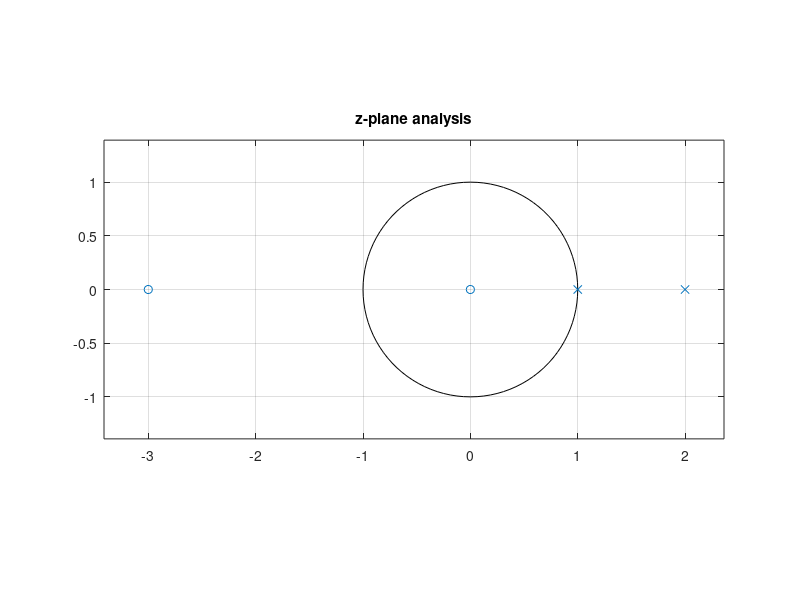
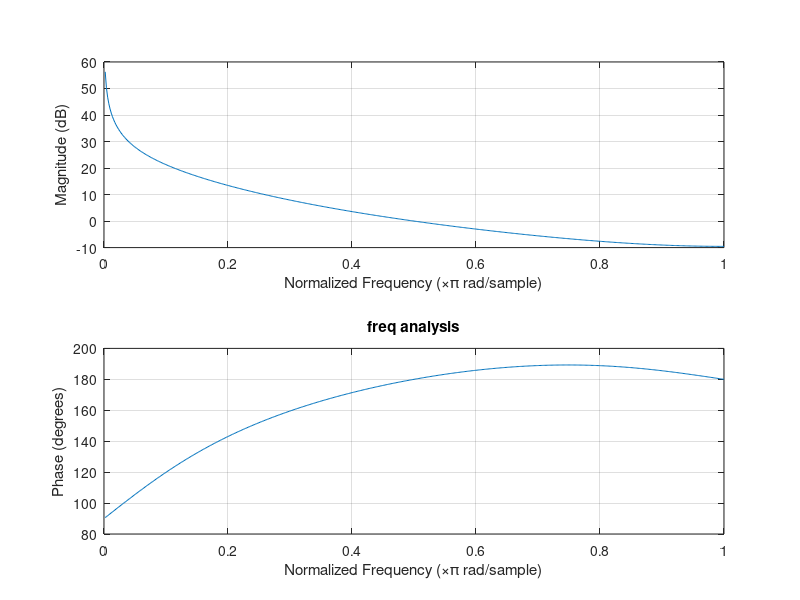
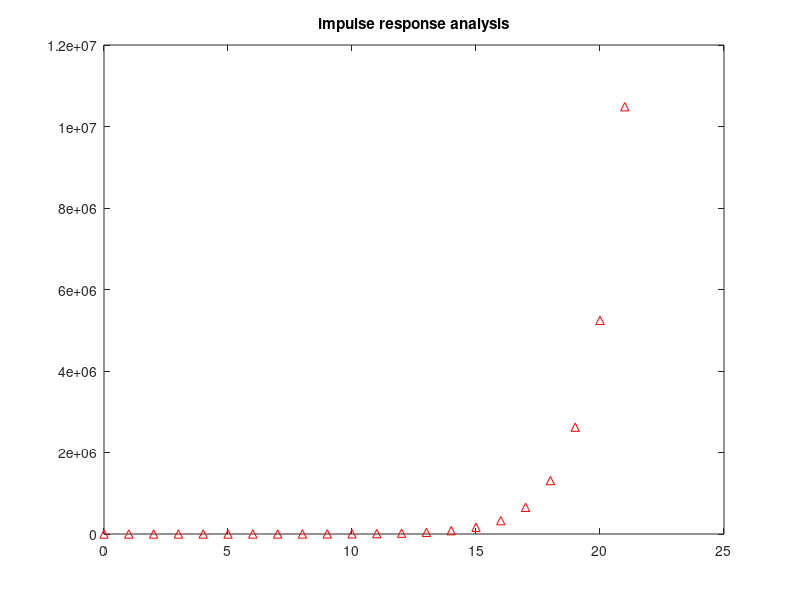

Recreate these plots in MATLAB, in order.
n=[ 1 3 0]
d=[1 -3 2]
[z,p,k]=tf2zp(n,d);
disp('1) ZERORES ARE AT'); disp(z);
disp('2) POLES ARE AT'); disp(p);

figure(1);
zplane(n,d);
title('z-plane analysis');

figure(2);
freqz(n,d);
title('freq analysis');

figure(3);
impz(n,d);
title('impulse response analysis');
